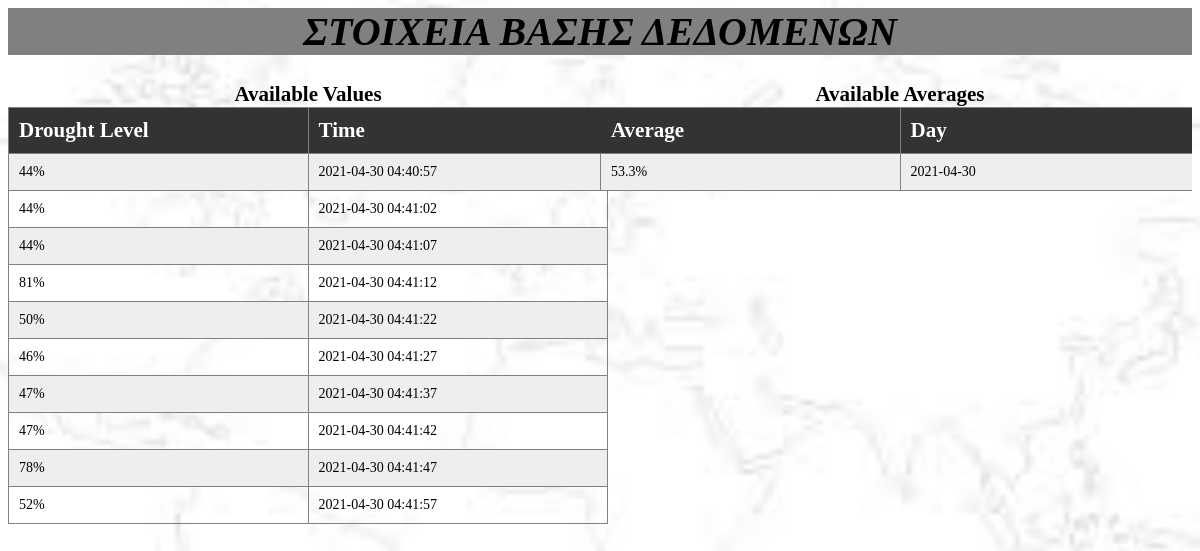
Screenshot of /ARDUINO_PHP/index.php with the database file from the repository.
### tables this page shows
CREATE TABLE `arduino` (
  `value` float NOT NULL,
  `time1` timestamp NOT NULL DEFAULT current_timestamp() ON UPDATE current_timestamp()
);

CREATE TABLE `average` (
  `average` float NOT NULL,
  `day` date NOT NULL DEFAULT current_timestamp()
);

### ARDUINO_PHP/Data.php (the view, shortened to what this page needs)
<?php
	class Data {
		private $value;
		private $time;
		function __construct($v, $t) {
			$this->value = $v;
			$this->time = $t;
		}
		function printInTR() {
			echo "<td> " . $this->value . "%</td>";
			echo "<td> " . $this->time . "</td>";
		}
	}
?>

### ARDUINO_PHP/index.php (shortened to what this page needs)
<?php
	include "DataList.php";
	$availablevalues = new DataList();
	$availablevalues->loadFromDB();
	echo "<h1> ΣΤΟΙΧΕΙΑ ΒΑΣΗΣ ΔΕΔΟΜΕΝΩΝ</h1>";
	$availablevalues->getResults();
?>

### ARDUINO_PHP/DataList.php (shortened to what this page needs)
<?php
	include "Data.php";
	include "Average.php";
	class DataList {
		var $values = array();
		var $averages = array();
		function loadFromDB () {
			$link = mysqli_connect("localhost","root", "", "myarduinodb");
			$sql1 = "select * from arduino";
			$results1 = mysqli_query($link, $sql1);
			while ($row = mysqli_fetch_assoc($results1)) {
				$value = $row['value'];
				$time = $row['time1'];
				$d = new Data($value, $time);
				$this->values[count($this->values)] = $d;
			}
			$sql2 = "select * from average";
			$results2 = mysqli_query($link, $sql2);
			while ($row = mysqli_fetch_assoc($results2)) {
				$average = $row['average'];
				$day = $row['day'];
				$a = new Average($average, $day);
				$this->averages[count($this->averages)] = $a;
			}
		}
		function getResults () {
			echo "<div class='container'>";
			echo "<div class='floatLeft'>";
			echo "<table border ='1'>
			        <caption>Available Values</caption>
					<tr valign='center' height='30px'>
						<th> Drought Level </th>
						<th> Time </th>
					</tr>";
			for ($i=0; $i<count($this->values); $i++) {
				echo "<tr valign='center' height='30px'>";
				$this->values[$i]->printInTR();
				echo "</tr>";
			}
			echo "</table>";
			echo "</div>";
			echo "<div class='floatRight'>";
			echo "<table border ='1' >
			        <caption>Available Averages</caption>
					<tr valign='center' height='30px'>
						<th> Average</th>
						<th>Day</th>
					</tr>";
			for ($i=0; $i<count($this->averages); $i++) {
				echo "<tr valign='center' height='30px'>";
				$this->averages[$i]->printAverage();
				echo "</tr>";
			}
			echo "</table>";
			echo "</div>";
			echo "</div>";
		}
	}
?>

### ARDUINO_PHP/Average.php (shortened to what this page needs)
<?php
	class Average {
		private $avg;
		private $time;
		function __construct($a, $t) {
			$this->avg = $a;
			$this->time = $t;
		}
		function printAverage() {
			echo "<td> " . $this->avg . "%</td>";
			echo "<td> " . $this->time . "</td>";
		}
	}
?>

### ARDUINO_PHP/index.php (style rules this page uses)
h1 { background-color:grey; text-align: center; font-size:250%; font-family: 'Alegreya SC', serif; font-style:italic; }

### ARDUINO_PHP/DataList.php (style rules this page uses)
.floatLeft { width: 50%; float: left; }
.floatRight { width: 50%; float: right; }
.container { overflow: hidden; }
caption { font-size:150%; font-weight:bold; }
table { font-family: Verdana; font-size: 14px; border-collapse: collapse; width: 600px; }
td, th { padding: 10px; text-align: left; margin: 0; }
tbody tr:nth-child(2n) { background-color: #eee; }
th { position: sticky; top: 0; background-color: #333; color: white; font-size:150%; width:150; }

### rows the page displays
arduino: value "44", time1 "2021-04-30 04:40:57"
arduino: value "44", time1 "2021-04-30 04:41:02"
arduino: value "44", time1 "2021-04-30 04:41:07"
arduino: value "81", time1 "2021-04-30 04:41:12"
arduino: value "50", time1 "2021-04-30 04:41:22"
arduino: value "46", time1 "2021-04-30 04:41:27"
arduino: value "47", time1 "2021-04-30 04:41:37"
arduino: value "47", time1 "2021-04-30 04:41:42"
arduino: value "78", time1 "2021-04-30 04:41:47"
arduino: value "52", time1 "2021-04-30 04:41:57"
average: average "53.3", day "2021-04-30"
